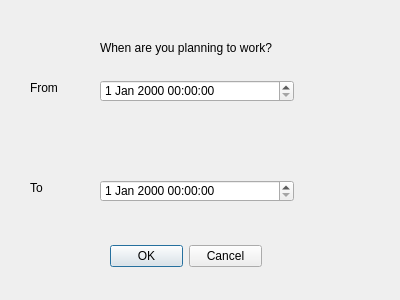
<?xml version="1.0" encoding="UTF-8"?>
<ui version="4.0">
 <class>Dialog</class>
 <widget class="QDialog" name="Dialog">
  <property name="geometry">
   <rect>
    <x>0</x>
    <y>0</y>
    <width>400</width>
    <height>300</height>
   </rect>
  </property>
  <property name="windowTitle">
   <string>Dialog</string>
  </property>
  <widget class="QDateTimeEdit" name="dateInputFrom">
   <property name="geometry">
    <rect>
     <x>100</x>
     <y>80</y>
     <width>194</width>
     <height>22</height>
    </rect>
   </property>
  </widget>
  <widget class="QDateTimeEdit" name="dateInputTo">
   <property name="geometry">
    <rect>
     <x>100</x>
     <y>180</y>
     <width>194</width>
     <height>22</height>
    </rect>
   </property>
  </widget>
  <widget class="QLabel" name="label">
   <property name="geometry">
    <rect>
     <x>100</x>
     <y>40</y>
     <width>221</width>
     <height>16</height>
    </rect>
   </property>
   <property name="text">
    <string>When are you planning to work?</string>
   </property>
  </widget>
  <widget class="QLabel" name="label_2">
   <property name="geometry">
    <rect>
     <x>30</x>
     <y>80</y>
     <width>58</width>
     <height>16</height>
    </rect>
   </property>
   <property name="text">
    <string>From</string>
   </property>
  </widget>
  <widget class="QLabel" name="label_3">
   <property name="geometry">
    <rect>
     <x>30</x>
     <y>180</y>
     <width>58</width>
     <height>16</height>
    </rect>
   </property>
   <property name="text">
    <string>To</string>
   </property>
  </widget>
  <widget class="QDialogButtonBox" name="buttonBox">
   <property name="geometry">
    <rect>
     <x>110</x>
     <y>240</y>
     <width>152</width>
     <height>32</height>
    </rect>
   </property>
   <property name="standardButtons">
    <set>QDialogButtonBox::StandardButton::Cancel|QDialogButtonBox::StandardButton::Ok</set>
   </property>
  </widget>
 </widget>
 <resources/>
 <connections/>
</ui>
